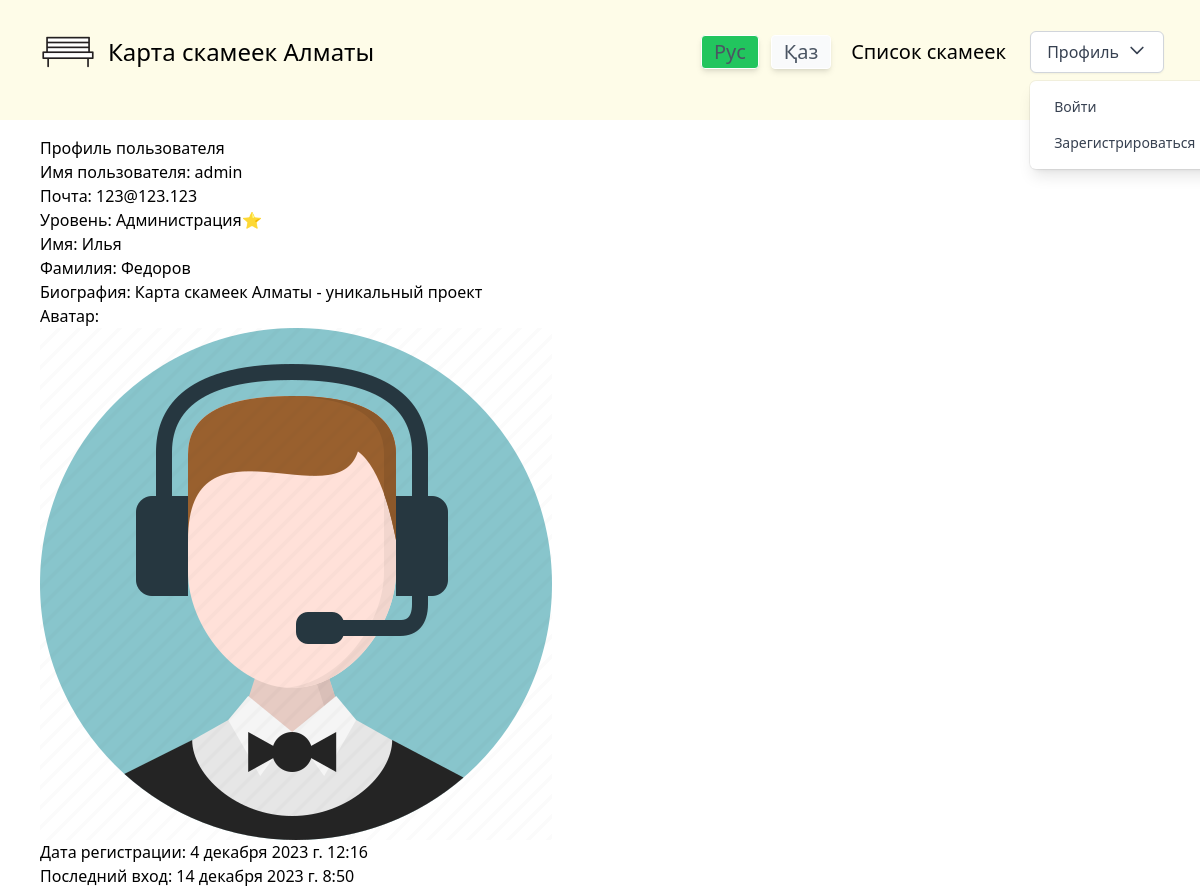
/profile/admin/, run on an earlier commit of the app's database.
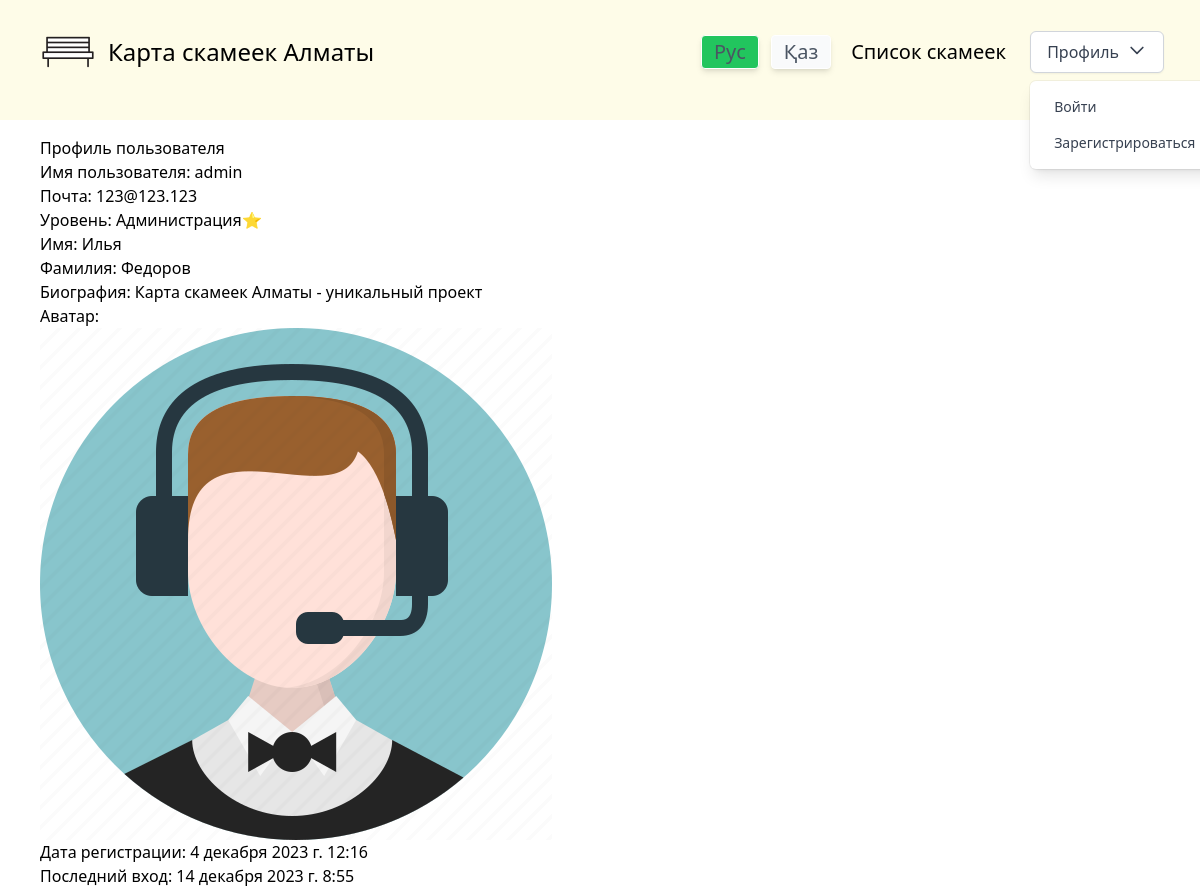
And on a later commit of the database.
### userSystem/models.py (models this page shows, shortened)
class Profile(models.Model):
    LEVEL_CHOICES = [
        (0, 'Пользователь'),
        (1, 'Активный пользователь'),
        (2, 'Эксперт'),
        (3, 'Лидер'),
        (4, 'Администрация⭐'),
    ]
    user = models.OneToOneField(CustomUser, on_delete=models.CASCADE)
    name = models.CharField(max_length=50, blank=True, default='')
    surname = models.CharField(max_length=50, blank=True, default='')
    bio = models.TextField(blank=True)
    avatar = models.ImageField(default='default.png', upload_to='user_avatars/', blank=True, null=True)
    level = models.IntegerField(default=0, choices=LEVEL_CHOICES)
    def get_avatar_url(self):
        if self.avatar:
            return self.avatar.url
        return '/media/default.png'

class CustomUser(AbstractUser):
    email = models.EmailField(unique=True)
    USERNAME_FIELD = 'username'  # или любое другое поле, которое вы хотите использовать для входа
    pass

### userSystem/views.py (the view)
# urls.py: path('profile/<str:username>/', user_views.other_user_profile, name='other_user_profile'),
def other_user_profile(request, username):
    try:
        user = get_object_or_404(CustomUser, username=username)
        profile = Profile.objects.get(user=user)
    except Http404:
        error_message = f"Профиль пользователя {username} не найден."
        return render(request, 'userSystem/other_user_profile.html', {'error_message': error_message}, status=404)
    return render(request, 'userSystem/other_user_profile.html', {'profile': profile})

### userSystem/templates/userSystem/other_user_profile.html
{% extends "mySite/base.html" %}
{% block content %}
{% if profile %}
    <h2>Профиль пользователя</h2>
    <p>Имя пользователя: {{ profile.user.username }}</p>
    <p>Почта: {{ profile.user.email }}</p>
    <p>Уровень: {{ profile.get_level_display }}</p>
    <p>Имя: {{ profile.name }}</p>
    <p>Фамилия: {{ profile.surname }}</p>
    <p>Биография: {{ profile.bio }}</p>
    <p>Аватар:</strong></p>
    <img src="{{ profile.get_avatar_url }}" alt="Аватар пользователя">
    <p>Дата регистрации: {{ profile.user.date_joined }}</p>
    <p>Последний вход: {{ profile.user.last_login }}</p>
{% else %}
    <p>{{ error_message }}</p>
{% endif %}
{% endblock %}

What changed in the data, as far as the page shows it:
changed through a linked row, Profile "Администрация⭐": user.last_login "14 декабря 2023 г. 8:50" → "14 декабря 2023 г. 8:55"
